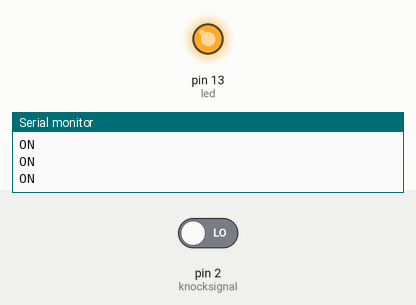
Simulated run of this sketch. Board: Arduino Uno, built with avr-gcc and run on an emulated ATmega328P. Parts: output pins drawn as LEDs (lit = HIGH), the last lines printed to the serial monitor. The test bench sets the inputs (shaded band); at power-on: pin 2 (knocksignal) LOW.

Above: at 1.2 s.
1.3 s: pin 2 (knocksignal) driven HIGH
At 1.9 s:
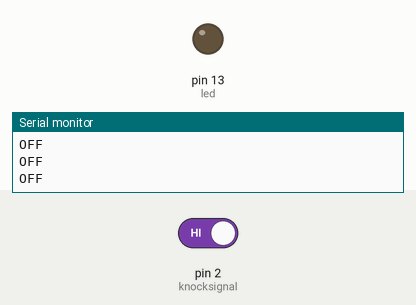
2.8 s: pin 2 (knocksignal) driven LOW
At 3.1 s:
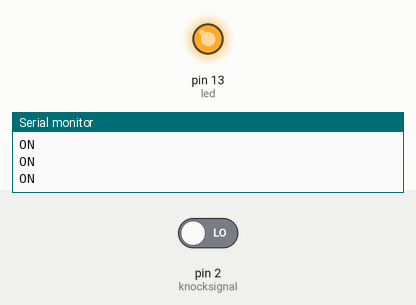
Timing chart, 0 to 5.8 s (numbered marks = the images above; inputs shaded):
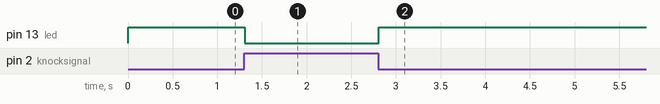

The sketch:

tapmodule.ino
```cpp
int led = 13; // LED pin
int knocksignal = 2; // magnetic senso rpin
int switchState; // variable to store reel switch value

void setup()
{
  Serial.begin(9600);
  pinMode (led, OUTPUT);
  pinMode (knocksignal, INPUT);
}

void loop()
{
  switchState = digitalRead(knocksignal); // read the value of digital interface 2 and assign it to switchState

  if (switchState == HIGH) // when the tap modle detect a signal, LED is flashing
  {
    Serial.println("OFF");

    digitalWrite(led, LOW);

  }
  else
  {
    Serial.println("ON");

    digitalWrite(led, HIGH);
  }

}
```

Measured:
- after the input at 1.3 s, pin 13 (led): HIGH → LOW at once
- after the input at 2.8 s, pin 13 (led): LOW → HIGH at once
